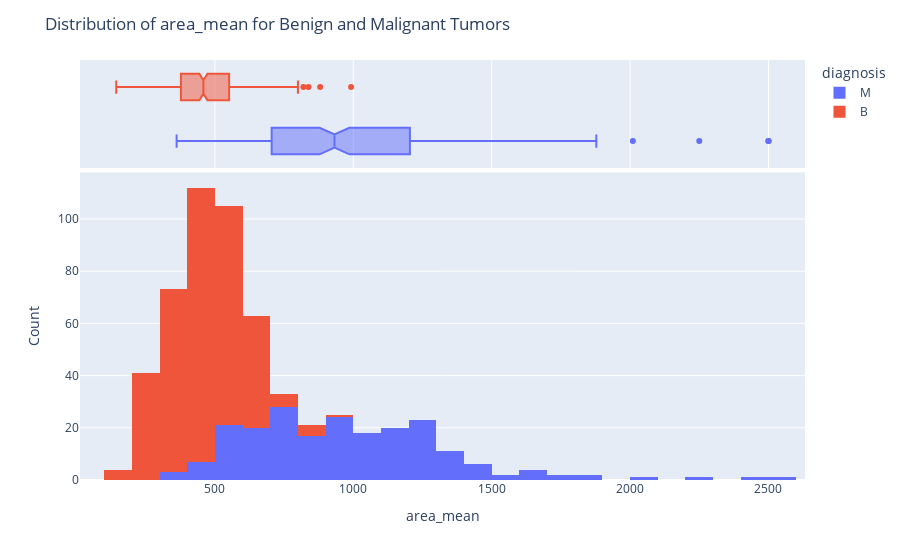

Here is the notebook cell this chart was saved with:
### Code cell
# Plot distribution of 'area_mean' for each diagnosis using Plotly
fig = px.histogram(df, x='area_mean', color='diagnosis', marginal='box', nbins=30)
fig.update_layout(title='Distribution of area_mean for Benign and Malignant Tumors', xaxis_title='area_mean', yaxis_title='Count')
fig.show()

### Figure 1 — Plotly figure (JSON) as saved in the notebook; plotly's stock layout.template omitted (floating-point values rounded to 4 significant figures; data arrays with more than 128 entries replaced by an {"elided": "..."} marker saying what was removed)
{"data": [{"alignmentgroup": "True", "bingroup": "x", "hovertemplate": "diagnosis=M<br>area_mean=%{x}<br>count=%{y}<extra></extra>", "legendgroup": "M", "marker": {"color": "#636efa", "pattern": {"shape": ""}}, "name": "M", "nbinsx": 30, "offsetgroup": "M", "orientation": "v", "showlegend": true, "type": "histogram", "x": {"elided": "212 float values"}, "xaxis": "x", "yaxis": "y"}, {"alignmentgroup": "True", "hovertemplate": "diagnosis=M<br>area_mean=%{x}<extra></extra>", "legendgroup": "M", "marker": {"color": "#636efa"}, "name": "M", "notched": true, "offsetgroup": "M", "showlegend": false, "type": "box", "x": {"elided": "212 float values"}, "xaxis": "x2", "yaxis": "y2"}, {"alignmentgroup": "True", "bingroup": "x", "hovertemplate": "diagnosis=B<br>area_mean=%{x}<br>count=%{y}<extra></extra>", "legendgroup": "B", "marker": {"color": "#EF553B", "pattern": {"shape": ""}}, "name": "B", "nbinsx": 30, "offsetgroup": "B", "orientation": "v", "showlegend": true, "type": "histogram", "x": {"elided": "357 float values"}, "xaxis": "x", "yaxis": "y"}, {"alignmentgroup": "True", "hovertemplate": "diagnosis=B<br>area_mean=%{x}<extra></extra>", "legendgroup": "B", "marker": {"color": "#EF553B"}, "name": "B", "notched": true, "offsetgroup": "B", "showlegend": false, "type": "box", "x": {"elided": "357 float values"}, "xaxis": "x2", "yaxis": "y2"}], "layout": {"barmode": "relative", "legend": {"title": {"text": "diagnosis"}, "tracegroupgap": 0}, "margin": {"t": 60}, "title": {"text": "Distribution of area_mean for Benign and Malignant Tumors"}, "xaxis": {"anchor": "y", "domain": [0, 1], "title": {"text": "area_mean"}}, "xaxis2": {"anchor": "y2", "domain": [0, 1], "matches": "x", "showgrid": true, "showticklabels": false}, "yaxis": {"anchor": "x", "domain": [0, 0.7326], "title": {"text": "Count"}}, "yaxis2": {"anchor": "x2", "domain": [0.7426, 1], "matches": "y2", "showgrid": false, "showline": false, "showticklabels": false, "ticks": ""}}}
